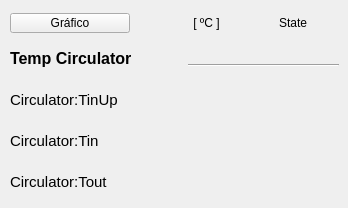
     <widget class="QWidget" name="scrollAreaWidgetContents_8">
      <property name="geometry">
       <rect>
        <x>0</x>
        <y>0</y>
        <width>348</width>
        <height>208</height>
       </rect>
      </property>
      <widget class="PyDMLabel" name="PyDMLabel_35">
       <property name="geometry">
        <rect>
         <x>274</x>
         <y>11</y>
         <width>38</width>
         <height>24</height>
        </rect>
       </property>
       <property name="toolTip">
        <string/>
       </property>
       <property name="text">
        <string>State</string>
       </property>
       <property name="alignment">
        <set>Qt::AlignCenter</set>
       </property>
      </widget>
      <widget class="PyDMLabel" name="PyDMLabel_82">
       <property name="geometry">
        <rect>
         <x>10</x>
         <y>164</y>
         <width>172</width>
         <height>35</height>
        </rect>
       </property>
       <property name="minimumSize">
        <size>
         <width>172</width>
         <height>35</height>
        </size>
       </property>
       <property name="maximumSize">
        <size>
         <width>172</width>
         <height>16777215</height>
        </size>
       </property>
       <property name="font">
        <font>
         <pointsize>11</pointsize>
        </font>
       </property>
       <property name="toolTip">
        <string/>
       </property>
       <property name="text">
        <string>Circulator:Tout</string>
       </property>
      </widget>
      <widget class="PyDMLabel" name="PyDMLabel_39">
       <property name="geometry">
        <rect>
         <x>188</x>
         <y>11</y>
         <width>37</width>
         <height>24</height>
        </rect>
       </property>
       <property name="toolTip">
        <string/>
       </property>
       <property name="text">
        <string>[ ºC ]</string>
       </property>
       <property name="alignment">
        <set>Qt::AlignCenter</set>
       </property>
      </widget>
      <widget class="PyDMLabel" name="PyDMLabel_50">
       <property name="enabled">
        <bool>true</bool>
       </property>
       <property name="geometry">
        <rect>
         <x>188</x>
         <y>166</y>
         <width>80</width>
         <height>30</height>
        </rect>
       </property>
       <property name="minimumSize">
        <size>
         <width>80</width>
         <height>30</height>
        </size>
       </property>
       <property name="maximumSize">
        <size>
         <width>80</width>
         <height>30</height>
        </size>
       </property>
       <property name="toolTip">
        <string/>
       </property>
       <property name="accessibleDescription">
        <string/>
       </property>
       <property name="layoutDirection">
        <enum>Qt::LeftToRight</enum>
       </property>
       <property name="autoFillBackground">
        <bool>false</bool>
       </property>
       <property name="styleSheet">
        <string notr="true"/>
       </property>
       <property name="frameShape">
        <enum>QFrame::NoFrame</enum>
       </property>
       <property name="frameShadow">
        <enum>QFrame::Sunken</enum>
       </property>
       <property name="alignment">
        <set>Qt::AlignCenter</set>
       </property>
       <property name="precision" stdset="0">
        <number>2</number>
       </property>
       <property name="precisionFromPV" stdset="0">
        <bool>false</bool>
       </property>
       <property name="channel" stdset="0">
        <string>RA-TLBO:RF-Circulator:Tout-Mon</string>
       </property>
      </widget>
      <widget class="QLed" name="led_circulator2">
       <property name="enabled">
        <bool>true</bool>
       </property>
       <property name="geometry">
        <rect>
         <x>274</x>
         <y>123</y>
         <width>51</width>
         <height>35</height>
        </rect>
       </property>
       <property name="sizePolicy">
        <sizepolicy hsizetype="Maximum" vsizetype="Maximum">
         <horstretch>0</horstretch>
         <verstretch>0</verstretch>
        </sizepolicy>
       </property>
       <property name="minimumSize">
        <size>
         <width>51</width>
         <height>35</height>
        </size>
       </property>
       <property name="maximumSize">
        <size>
         <width>51</width>
         <height>35</height>
        </size>
       </property>
       <property name="toolTip">
        <string/>
       </property>
       <property name="state">
        <bool>true</bool>
       </property>
       <property name="onColor">
        <color>
         <red>0</red>
         <green>140</green>
         <blue>0</blue>
        </color>
       </property>
       <property name="shape">
        <enum>QLed::Circle</enum>
       </property>
      </widget>
      <widget class="PyDMLabel" name="PyDMLabel_49">
       <property name="enabled">
        <bool>true</bool>
       </property>
       <property name="geometry">
        <rect>
         <x>188</x>
         <y>125</y>
         <width>80</width>
         <height>30</height>
        </rect>
       </property>
       <property name="minimumSize">
        <size>
         <width>80</width>
         <height>30</height>
        </size>
       </property>
       <property name="maximumSize">
        <size>
         <width>80</width>
         <height>30</height>
        </size>
       </property>
       <property name="toolTip">
        <string/>
       </property>
       <property name="accessibleDescription">
        <string/>
       </property>
       <property name="layoutDirection">
        <enum>Qt::LeftToRight</enum>
       </property>
       <property name="autoFillBackground">
        <bool>false</bool>
       </property>
       <property name="styleSheet">
        <string notr="true"/>
       </property>
       <property name="frameShape">
        <enum>QFrame::NoFrame</enum>
       </property>
       <property name="frameShadow">
        <enum>QFrame::Sunken</enum>
       </property>
       <property name="alignment">
        <set>Qt::AlignCenter</set>
       </property>
       <property name="precision" stdset="0">
        <number>2</number>
       </property>
       <property name="precisionFromPV" stdset="0">
        <bool>false</bool>
       </property>
       <property name="channel" stdset="0">
        <string>RA-TLBO:RF-Circulator:Tin-Mon</string>
       </property>
      </widget>
      <widget class="QLed" name="led_circulator1">
       <property name="enabled">
        <bool>true</bool>
       </property>
       <property name="geometry">
        <rect>
         <x>274</x>
         <y>82</y>
         <width>51</width>
         <height>35</height>
        </rect>
       </property>
       <property name="sizePolicy">
        <sizepolicy hsizetype="Maximum" vsizetype="Maximum">
         <horstretch>0</horstretch>
         <verstretch>0</verstretch>
        </sizepolicy>
       </property>
       <property name="minimumSize">
        <size>
         <width>51</width>
         <height>35</height>
        </size>
       </property>
       <property name="maximumSize">
        <size>
         <width>51</width>
         <height>35</height>
        </size>
       </property>
       <property name="toolTip">
        <string/>
       </property>
       <property name="state">
        <bool>true</bool>
       </property>
       <property name="onColor">
        <color>
         <red>0</red>
         <green>140</green>
         <blue>0</blue>
        </color>
       </property>
       <property name="shape">
        <enum>QLed::Circle</enum>
       </property>
      </widget>
      <widget class="Line" name="line_4">
       <property name="geometry">
        <rect>
         <x>188</x>
         <y>57</y>
         <width>151</width>
         <height>16</height>
        </rect>
       </property>
       <property name="sizeIncrement">
        <size>
         <width>0</width>
         <height>0</height>
        </size>
       </property>
       <property name="baseSize">
        <size>
         <width>0</width>
         <height>0</height>
        </size>
       </property>
       <property name="autoFillBackground">
        <bool>false</bool>
       </property>
       <property name="frameShadow">
        <enum>QFrame::Sunken</enum>
       </property>
       <property name="lineWidth">
        <number>1</number>
       </property>
       <property name="midLineWidth">
        <number>0</number>
       </property>
       <property name="orientation">
        <enum>Qt::Horizontal</enum>
       </property>
      </widget>
      <widget class="QLed" name="led_circulator3">
       <property name="enabled">
        <bool>true</bool>
       </property>
       <property name="geometry">
        <rect>
         <x>274</x>
         <y>164</y>
         <width>51</width>
         <height>35</height>
        </rect>
       </property>
       <property name="sizePolicy">
        <sizepolicy hsizetype="Maximum" vsizetype="Maximum">
         <horstretch>0</horstretch>
         <verstretch>0</verstretch>
        </sizepolicy>
       </property>
       <property name="minimumSize">
        <size>
         <width>51</width>
         <height>35</height>
        </size>
       </property>
       <property name="maximumSize">
        <size>
         <width>51</width>
         <height>35</height>
        </size>
       </property>
       <property name="toolTip">
        <string/>
       </property>
       <property name="state">
        <bool>true</bool>
       </property>
       <property name="onColor">
        <color>
         <red>0</red>
         <green>140</green>
         <blue>0</blue>
        </color>
       </property>
       <property name="shape">
        <enum>QLed::Circle</enum>
       </property>
      </widget>
      <widget class="PyDMLabel" name="PyDMLabel_66">
       <property name="geometry">
        <rect>
         <x>10</x>
         <y>82</y>
         <width>172</width>
         <height>35</height>
        </rect>
       </property>
       <property name="minimumSize">
        <size>
         <width>172</width>
         <height>35</height>
        </size>
       </property>
       <property name="maximumSize">
        <size>
         <width>172</width>
         <height>16777215</height>
        </size>
       </property>
       <property name="font">
        <font>
         <pointsize>11</pointsize>
        </font>
       </property>
       <property name="toolTip">
        <string/>
       </property>
       <property name="text">
        <string>Circulator:TinUp</string>
       </property>
      </widget>
      <widget class="PyDMLabel" name="PyDMLabel_58">
       <property name="geometry">
        <rect>
         <x>10</x>
         <y>41</y>
         <width>172</width>
         <height>35</height>
        </rect>
       </property>
       <property name="minimumSize">
        <size>
         <width>172</width>
         <height>35</height>
        </size>
       </property>
       <property name="maximumSize">
        <size>
         <width>172</width>
         <height>16777215</height>
        </size>
       </property>
       <property name="font">
        <font>
         <pointsize>12</pointsize>
         <weight>75</weight>
         <bold>true</bold>
        </font>
       </property>
       <property name="toolTip">
        <string/>
       </property>
       <property name="text">
        <string>Temp Circulator</string>
       </property>
      </widget>
      <widget class="PyDMPushButton" name="PyDMPushButton_45">
       <property name="geometry">
        <rect>
         <x>10</x>
         <y>13</y>
         <width>120</width>
         <height>20</height>
        </rect>
       </property>
       <property name="minimumSize">
        <size>
         <width>120</width>
         <height>20</height>
        </size>
       </property>
       <property name="maximumSize">
        <size>
         <width>120</width>
         <height>20</height>
        </size>
       </property>
       <property name="toolTip">
        <string/>
       </property>
       <property name="text">
        <string>Gráfico</string>
       </property>
      </widget>
      <widget class="PyDMLabel" name="PyDMLabel_81">
       <property name="geometry">
        <rect>
         <x>10</x>
         <y>123</y>
         <width>172</width>
         <height>35</height>
        </rect>
       </property>
       <property name="minimumSize">
        <size>
         <width>172</width>
         <height>35</height>
        </size>
       </property>
       <property name="maximumSize">
        <size>
         <width>172</width>
         <height>16777215</height>
        </size>
       </property>
       <property name="font">
        <font>
         <pointsize>11</pointsize>
        </font>
       </property>
       <property name="toolTip">
        <string/>
       </property>
       <property name="text">
        <string>Circulator:Tin</string>
       </property>
      </widget>
      <widget class="PyDMLabel" name="PyDMLabel_52">
       <property name="enabled">
        <bool>true</bool>
       </property>
       <property name="geometry">
        <rect>
         <x>187</x>
         <y>86</y>
         <width>80</width>
         <height>30</height>
        </rect>
       </property>
       <property name="minimumSize">
        <size>
         <width>80</width>
         <height>30</height>
        </size>
       </property>
       <property name="maximumSize">
        <size>
         <width>80</width>
         <height>30</height>
        </size>
       </property>
       <property name="toolTip">
        <string/>
       </property>
       <property name="accessibleDescription">
        <string/>
       </property>
       <property name="layoutDirection">
        <enum>Qt::LeftToRight</enum>
       </property>
       <property name="autoFillBackground">
        <bool>false</bool>
       </property>
       <property name="styleSheet">
        <string notr="true"/>
       </property>
       <property name="frameShape">
        <enum>QFrame::NoFrame</enum>
       </property>
       <property name="frameShadow">
        <enum>QFrame::Sunken</enum>
       </property>
       <property name="alignment">
        <set>Qt::AlignCenter</set>
       </property>
       <property name="precision" stdset="0">
        <number>2</number>
       </property>
       <property name="precisionFromPV" stdset="0">
        <bool>false</bool>
       </property>
       <property name="channel" stdset="0">
        <string>RA-TLBO:RF-Circulator:TinUp-Mon</string>
       </property>
      </widget>
     </widget>
